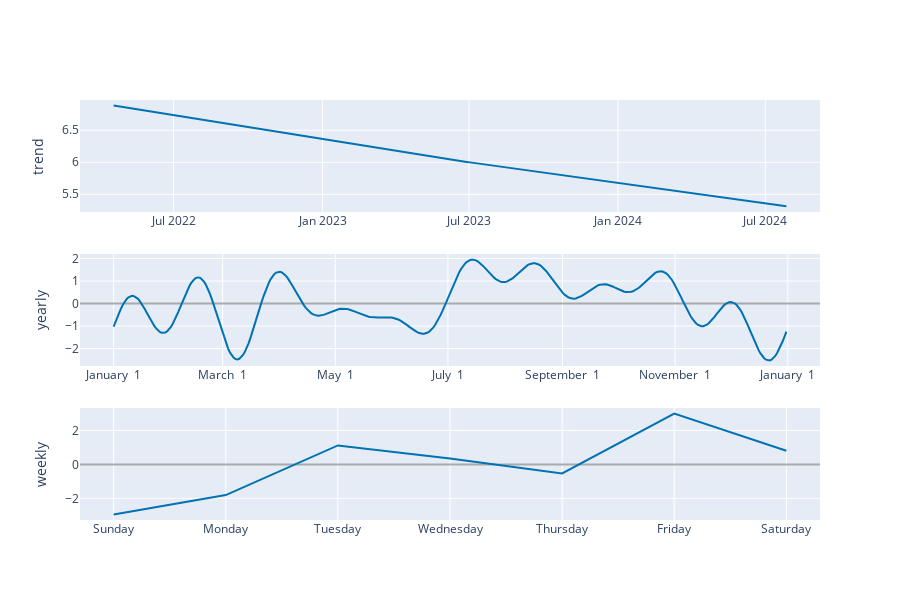

Notebook code for this chart:
### Code cell
plot_components_plotly(m, forecast)

### Figure 1 — Plotly figure (JSON) as saved in the notebook; plotly's stock layout.template omitted (floating-point values rounded to 4 significant figures; data arrays with more than 128 entries replaced by an {"elided": "..."} marker saying what was removed)
{"data": [{"line": {"color": "#0072B2", "width": 2}, "mode": "lines", "name": "trend", "type": "scatter", "x": {"elided": "538 str values"}, "xaxis": "x", "y": {"elided": "538 float values"}, "yaxis": "y"}, {"line": {"color": "rgba(0, 114, 178, 0.2)", "width": 0}, "mode": "lines", "name": "trend_upper", "type": "scatter", "x": {"elided": "538 str values"}, "xaxis": "x", "y": {"elided": "538 float values"}, "yaxis": "y"}, {"fill": "tonexty", "fillcolor": "rgba(0, 114, 178, 0.2)", "line": {"color": "rgba(0, 114, 178, 0.2)", "width": 0}, "mode": "lines", "name": "trend_lower", "type": "scatter", "x": {"elided": "538 str values"}, "xaxis": "x", "y": {"elided": "538 float values"}, "yaxis": "y"}, {"line": {"color": "#0072B2", "width": 2}, "mode": "lines", "name": "yearly", "type": "scatter", "x": {"elided": "365 str values"}, "xaxis": "x2", "y": {"elided": "365 float values"}, "yaxis": "y2"}, {"line": {"color": "#0072B2", "width": 2}, "mode": "lines", "name": "weekly", "type": "scatter", "x": ["2017-01-01T00:00:00", "2017-01-02T00:00:00", "2017-01-03T00:00:00", "2017-01-04T00:00:00", "2017-01-05T00:00:00", "2017-01-06T00:00:00", "2017-01-07T00:00:00"], "xaxis": "x3", "y": [-2.943, -1.805, 1.122, 0.3474, -0.5253, 2.998, 0.8058], "yaxis": "y3"}], "layout": {"height": 600, "showlegend": false, "width": 900, "xaxis": {"anchor": "y", "domain": [0, 1], "range": ["2022-03-07T10:48:00", "2024-09-06T13:12:00"], "type": "date"}, "xaxis2": {"anchor": "y2", "domain": [0, 1], "range": ["2016-12-13T18:54:02.958904115", "2018-01-18T11:04:57.863013581"], "tickformat": "%B %e", "type": "date"}, "xaxis3": {"anchor": "y3", "domain": [0, 1], "range": ["2016-12-31T16:48:00", "2017-01-07T07:12:00"], "tickformat": "%A", "type": "date"}, "yaxis": {"anchor": "x", "domain": [0.7333, 1], "rangemode": "normal", "title": {"text": "trend"}, "zerolinecolor": "#AAA"}, "yaxis2": {"anchor": "x2", "domain": [0.3667, 0.6333], "title": {"text": "yearly"}, "zerolinecolor": "#AAA"}, "yaxis3": {"anchor": "x3", "domain": [0, 0.2667], "title": {"text": "weekly"}, "zerolinecolor": "#AAA"}}}
